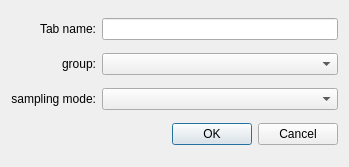
<?xml version="1.0" encoding="UTF-8"?>
<ui version="4.0">
 <class>AddChartTabDialog</class>
 <widget class="QDialog" name="AddChartTabDialog">
  <property name="geometry">
   <rect>
    <x>0</x>
    <y>0</y>
    <width>349</width>
    <height>167</height>
   </rect>
  </property>
  <property name="windowTitle">
   <string>AddChartTabDialog</string>
  </property>
  <layout class="QGridLayout" name="gridLayout">
   <item row="3" column="0" colspan="2">
    <spacer name="horizontalSpacer">
     <property name="orientation">
      <enum>Qt::Horizontal</enum>
     </property>
     <property name="sizeHint" stdset="0">
      <size>
       <width>131</width>
       <height>20</height>
      </size>
     </property>
    </spacer>
   </item>
   <item row="1" column="1" colspan="2">
    <widget class="QComboBox" name="groupBox"/>
   </item>
   <item row="1" column="0">
    <widget class="QLabel" name="groupLabel">
     <property name="text">
      <string>group:</string>
     </property>
     <property name="alignment">
      <set>Qt::AlignRight|Qt::AlignTrailing|Qt::AlignVCenter</set>
     </property>
    </widget>
   </item>
   <item row="2" column="0">
    <widget class="QLabel" name="modeLabel">
     <property name="text">
      <string>sampling mode:</string>
     </property>
     <property name="alignment">
      <set>Qt::AlignRight|Qt::AlignTrailing|Qt::AlignVCenter</set>
     </property>
    </widget>
   </item>
   <item row="2" column="1" colspan="2">
    <widget class="QComboBox" name="modeBox"/>
   </item>
   <item row="3" column="2">
    <widget class="QDialogButtonBox" name="buttonBox">
     <property name="standardButtons">
      <set>QDialogButtonBox::Cancel|QDialogButtonBox::Ok</set>
     </property>
    </widget>
   </item>
   <item row="0" column="0">
    <widget class="QLabel" name="nameLabel">
     <property name="text">
      <string>Tab name:</string>
     </property>
     <property name="alignment">
      <set>Qt::AlignRight|Qt::AlignTrailing|Qt::AlignVCenter</set>
     </property>
    </widget>
   </item>
   <item row="0" column="1" colspan="2">
    <widget class="QLineEdit" name="nameEdit"/>
   </item>
  </layout>
 </widget>
 <resources/>
 <connections>
  <connection>
   <sender>buttonBox</sender>
   <signal>rejected()</signal>
   <receiver>AddChartTabDialog</receiver>
   <slot>reject()</slot>
   <hints>
    <hint type="sourcelabel">
     <x>231</x>
     <y>111</y>
    </hint>
    <hint type="destinationlabel">
     <x>161</x>
     <y>66</y>
    </hint>
   </hints>
  </connection>
 </connections>
</ui>
